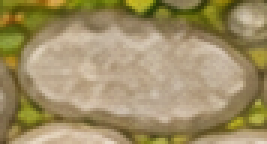
#> input picture Resources/road/poc/stone_library/stone_010.png, 89 x 48 px (shown 3 times larger)
$ python -i build_road_curve_v2.py   (imports and definitions only)
#> lines starting #> are read from the running program, lines starting #| are printed output that depends on the picture
#> further down, picture is the input picture: shape (48, 89, 3); mean B, G, R 101.8, 143, 159.2
"""Reconstruct curved paving from individual approved-master stone stamps.

The straight master and V1 strip examples are inputs only. Requires NumPy,
Pillow, and OpenCV. Produces the two transparent V2 roads and comparison.
"""
from __future__ import annotations
import hashlib, json, math, sys
from pathlib import Path

ROOT=Path(__file__).resolve().parents[1]
sys.path.insert(0,str(ROOT/'.tools'))
import cv2
import numpy as np
from PIL import Image, ImageDraw, ImageFont
from build_road_poc import centerline, CANVAS, ROAD_CENTER_Y, SOURCE_CENTER_Y, APPROVED_SHA256

MASTER=ROOT/'source/road_straight_master.png'
POC=ROOT/'poc'
LIB=POC/'stone_library'
HALF_WIDTH=118.5
ROW_OFFSETS=(-88,-44,0,44,88)

def extract_library(src:np.ndarray):
    """Segment actual light stone centers; retain their painted rim/shadow."""
    r,g,b=[src[:,:,i] for i in range(3)]
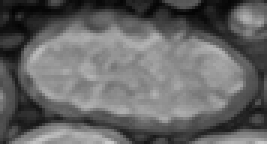
#> r: shape (48, 89) (shown 3 times larger); min 4, max 199, mean 101.8
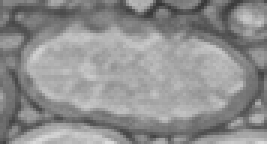
#> g: shape (48, 89) (shown 3 times larger); min 53, max 217, mean 143
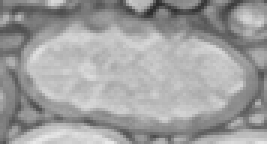
#> b: shape (48, 89) (shown 3 times larger); min 42, max 231, mean 159.2
#> (the run stopped early here; a loop or call above may not have finished)

$ run again, on Resources/road/poc/stone_library/stone_036.png
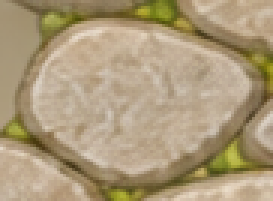
#> input picture Resources/road/poc/stone_library/stone_036.png, 91 x 67 px (shown 3 times larger)
#> picture is the input picture: shape (67, 91, 3); mean B, G, R 121.8, 154.1, 171.8
#> in extract_library, `r,g,b=[src[:,:,i] for i in range(3)]`:
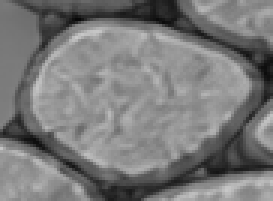
#> r: shape (67, 91) (shown 3 times larger); min 7, max 200, mean 121.8
#> in extract_library, `r,g,b=[src[:,:,i] for i in range(3)]`:
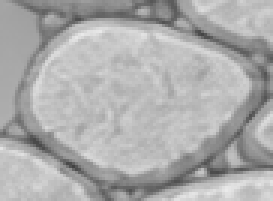
#> b: shape (67, 91) (shown 3 times larger); min 66, max 234, mean 171.8

$ run again, on Resources/road/poc/stone_library/stone_045.png
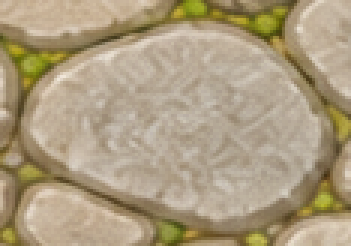
#> input picture Resources/road/poc/stone_library/stone_045.png, 117 x 82 px (shown 3 times larger)
#> picture is the input picture: shape (82, 117, 3); mean B, G, R 127.2, 156.3, 172
#> in extract_library, `r,g,b=[src[:,:,i] for i in range(3)]`:
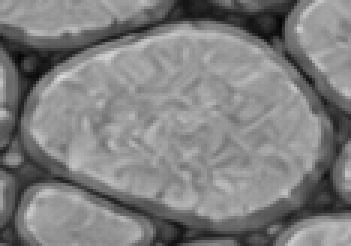
#> r: shape (82, 117) (shown 3 times larger); min 5, max 216, mean 127.2
#> in extract_library, `r,g,b=[src[:,:,i] for i in range(3)]`:
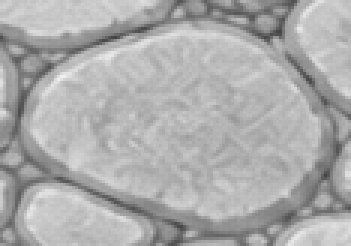
#> b: shape (82, 117) (shown 3 times larger); min 67, max 240, mean 172

$ run again, on Resources/road/poc/stone_library/stone_049.png
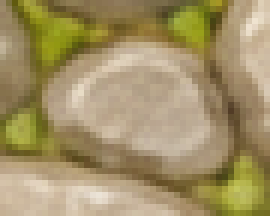
#> input picture Resources/road/poc/stone_library/stone_049.png, 45 x 36 px (shown 6 times larger)
#> picture is the input picture: shape (36, 45, 3); mean B, G, R 101.9, 145.8, 162.4
#> in extract_library, `r,g,b=[src[:,:,i] for i in range(3)]`:
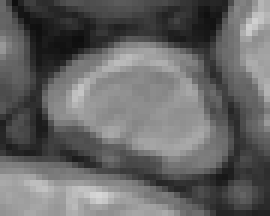
#> r: shape (36, 45) (shown 6 times larger); min 14, max 214, mean 101.9
#> in extract_library, `r,g,b=[src[:,:,i] for i in range(3)]`:
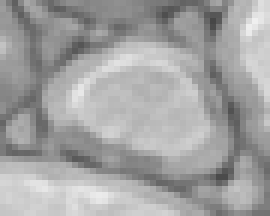
#> b: shape (36, 45) (shown 6 times larger); min 71, max 239, mean 162.4
